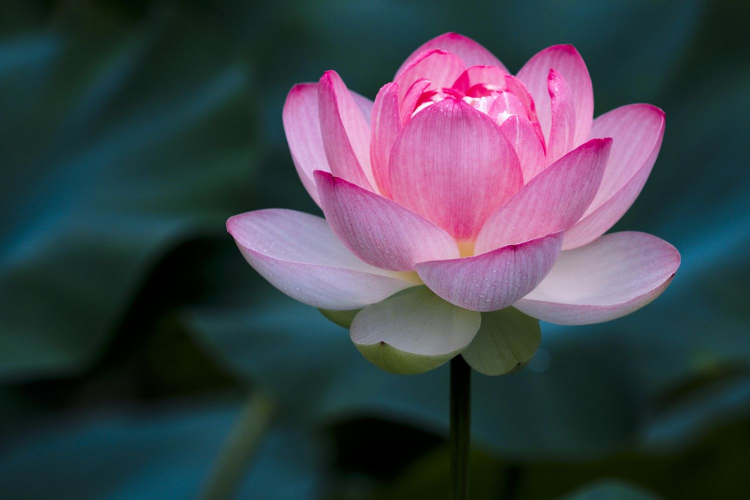
#> input picture Image_Resize/dataset/flower.jpg, 1500 x 1000 px (shown at 1/2 size)
$ python main.py
#> lines starting #> are read from the running program, lines starting #| are printed output that depends on the picture
import cv2
import matplotlib.pyplot as plt
## Read an image from dataset
img = cv2.imread("dataset/flower.jpg")
#> img is the input picture: shape (1000, 1500, 3); mean B, G, R 76.1, 66.4, 64.5

### Down scaling
scale =50

width =int (img.shape[1]*scale/100)
#> width = 750
height = int(img.shape[0]*scale/100)
#> height = 500

reshape= (width,height)
#> reshape = (750, 500)
resize_image = cv2.resize(img,reshape,interpolation=cv2.INTER_AREA)
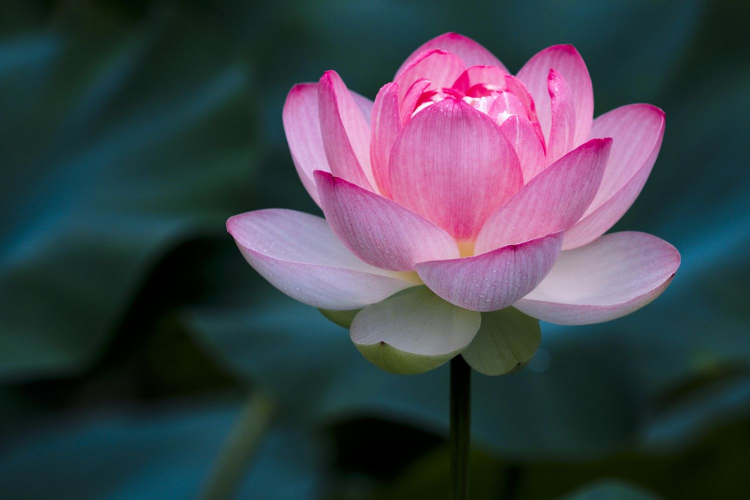
#> resize_image: shape (500, 750, 3); mean B, G, R 76.3, 66.6, 64.6

plt.subplot(2,2,1), plt.imshow(img),plt.title("Orginal image")
plt.subplot(2,2,2), plt.imshow(resize_image),plt.title("Resize image")
plt.show()
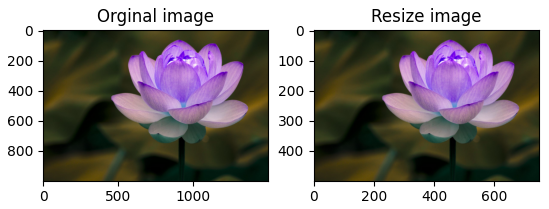
#> figure drawn by matplotlib, 2 panels; B, G, R data is drawn as R, G, B
# cv2.imshow('original',resize_image)
# cv2.waitKey(0)
# cv2.destroyAllWindows()


## Up scaling

scale1= 150

# Resize the specified width and height
width1 = 350
height1 = 450
